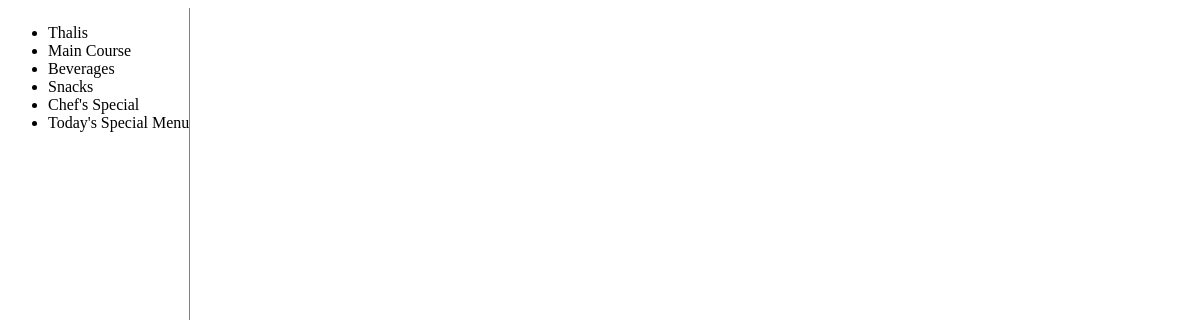
The app's page /order-online/1, older data.
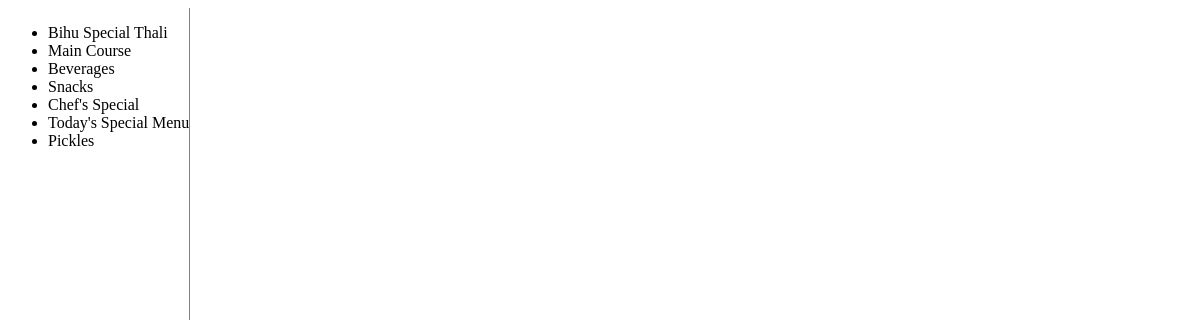
The same page, newer data.
### base/models.py (models this page shows, shortened)
class Category(models.Model):
    kitchen = models.ForeignKey(Kitchen, on_delete=models.PROTECT)
    category_title = models.CharField(max_length=100)
    active = models.BooleanField(default=True)

### base/views.py (the view)
# urls.py: path('order-online/<int:pk>' ,views.order_online),
def order_online(request, pk):
    categories = Category.objects.filter(Q(kitchen=pk) & Q(active=True))
    context = {
        "categories": categories
    }
    return render(request, 'order_online.html', context)

### base/templates/order_online.html (shortened to what this page needs)
<div class="menu-kitchen" style="display: flex;">
    <ul class="kitchen-categories">
        {% for category in categories %}
        <li id="category-{{ category.id }}" value="{{ category.id }}" onclick="changeCategory({{category.id}})">
            {{ category.category_title }}
        </li>
        {% endfor %}
    </ul>
</div>

Row changes from the older to the newer data that the page shows:
changed Category: category_title "Thalis" → "Bihu Special Thali"
added Category: {{ category.id }} 15 (drawn), category_title "Pickles"
